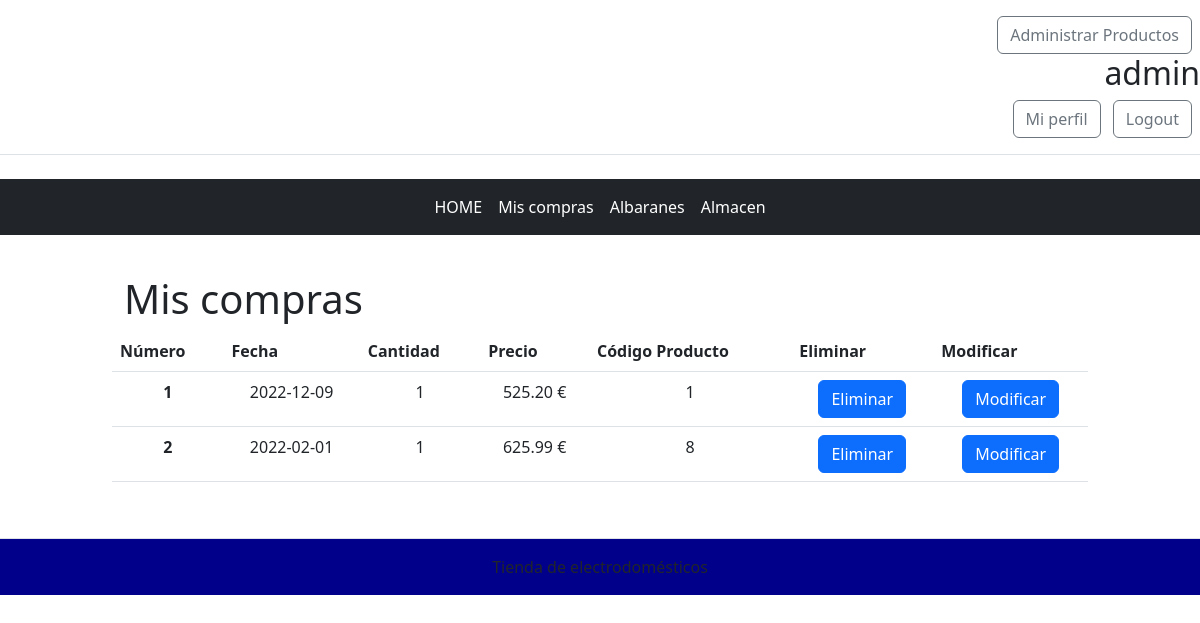
The app's page /PracticaMCV/index.php?verVenta (signed in) with its own data.
### tables this page shows
CREATE TABLE venta (
  id int primary key auto_increment,
  fecha DATE,
  cantidad int,
  precio numeric(6, 2),
  producto int,
  usuario varchar(75),
  index (producto),
  index (usuario),
  FOREIGN KEY (producto) REFERENCES productos(codigo),
  FOREIGN KEY (usuario) REFERENCES usuarios(usuario)
);

### PracticaMCV/index.php (called while the page is built, shortened)
<?
require_once('./view/layout.php');
?>

### PracticaMCV/dao/FactoryBD.php (called while the page is built, shortened)
<?
Class FactoryBD{
    public static function ejecuta($sql,$datos){
        try{
            $con = new PDO("mysql:host=".HOST.";dbname=".BBDD,USER,PASS);
            $preparada = $con->prepare($sql);
            $preparada->execute($datos);
        }catch(Exception $e){
            $preparada = null;
            echo $e;
        }finally{
            return $preparada;
        }
    }
}

### PracticaMCV/dao/VentaDao.php (called while the page is built, shortened)
<?
class VentaDao extends FactoryBD implements DAO{
    public static function findAll(){
        $sql = 'select * from venta;';
        $datos=array();
        $devuelve = parent::ejecuta($sql,$datos);
        $arrayVentas= array();
        while($obj = $devuelve->fetchObject()){
            $venta = new Venta($obj->id, $obj->fecha, $obj->cantidad,$obj->precio,$obj->producto, $obj->usuario);
            array_push($arrayVentas,$venta);
        }
        return $arrayVentas;
    }
}

### PracticaMCV/core/funcionesSesiones.php (called while the page is built, shortened)
<?
function esAdmin(){
    if(isset($_SESSION['perfil'])){
        if($_SESSION['perfil'] == 1)
             return true;
    }
    return false;
}
function esModerador(){
    return false;
}

### PracticaMCV/model/Venta.php (called while the page is built, shortened)
<?
class Venta{
    public function __construct($id,$fecha,$cantidad,$precio,$producto,$usuario)
    {
        $this->id = $id;
        $this->fecha = $fecha;
        $this->cantidad = $cantidad;
        $this->precio = $precio;
        $this->producto = $producto;
    }
    public function __get($get){
        if(property_exists(__CLASS__,$get))
            return $this->$get;
        return null;
    }
}

### PracticaMCV/view/verVentaView.php (the view, shortened to what this page needs)
<?php
    if(isset($_SESSION['perfil']) && !esAdmin() && !esModerador()){
        $ventas=VentaDao::findByUser($_SESSION['user']);
    }else{
        $ventas=VentaDao::findAll();
    }
    echo "<h1>Mis compras</h1>";
    if($ventas){
        echo '<table class="table">';
        echo '<thead>';
        echo '<tr>';
        echo '<th scope="col">Número</th>';
        echo '<th scope="col">Fecha</th>';
        echo '<th scope="col">Cantidad</th>';
        echo '<th scope="col">Precio</th>';
        echo '<th scope="col">Código Producto</th>';
        if(esModerador()||esAdmin()){
            echo '<th scope="col">Eliminar</th>';
        }
        if(esAdmin()){
            echo '<th scope="col">Modificar</th>';
        }
        echo '</tr>';
        echo '</thead>';
        echo '<tbody ">';
        foreach($ventas as $key => $venta){
        echo '<tr class="text-center">';?>
            <th scope="row"><?echo $venta->id?></th>
            <td ><?echo $venta->fecha?></td>
            <td><?echo $venta->cantidad?></td>
            <td><?echo $venta->precio?> €</td>
            <td><?echo $venta->producto?></td><?
            if(esAdmin()){?>
                <td>
                      <form action="./index.php" method="POST">
                            <button class="btn btn-primary" name="eliminarVenta" type="submit">Eliminar</button>
                     </form>
                </td>
            <?}
            if(esModerador()||esAdmin()){?>
                <td>
                      <form action="./index.php" method="POST">
                        <button class="btn btn-primary" name="modificarVenta" type="submit">Modificar</button>
                    </form>
                </td>
            <?}
        echo '</tr>';
        }
        echo '</tbody>';
        echo '</table>';
    }else{
        $_SESSION['error']='No hay compras para mostrar';
    }
?>

### PracticaMCV/webroot/css/estilos.css (style rules this page uses)
td { text-align: center }

### records on screen
venta: id "1", fecha "2022-12-09", cantidad "1", precio "525.20", producto "1"
venta: id "2", fecha "2022-02-01", cantidad "1", precio "625.99", producto "8"

### other values on screen
$_SESSION['user'] "admin"
